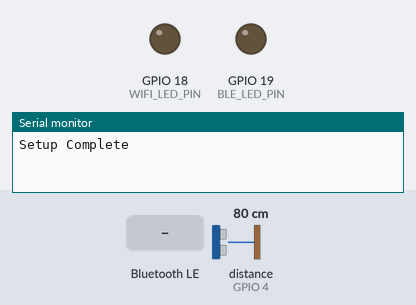
This sketch was run on a simulated ESP32. Shown: output pins drawn as LEDs (lit = HIGH), the last lines printed to the serial monitor. The inputs (shaded band) are chosen by the test bench; at power-on: distance to the obstacle (sensor on GPIO 4) 80 cm. The echo pulse lasts 58.3 µs per cm; nothing arrives over Bluetooth unless stated; a phone connects over Bluetooth LE 3 s after start; not simulated (calls return 0 or success): Secrets.h.

Above: at 1.2 s.
1.3 s: Bluetooth LE write "1" received
At 4.5 s:
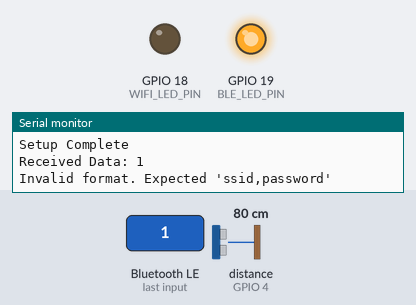
Timing chart, 0 to 6.0 s (numbered marks = the images above; inputs shaded):
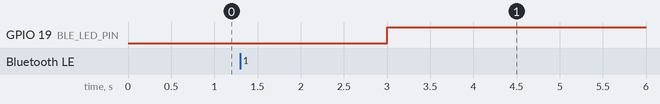

The sketch:

distance.ino
```cpp
#include <Arduino.h>
#include <BLEDevice.h>
#include <BLEUtils.h>
#include <BLEServer.h>
#include <WiFi.h>
#include <HTTPClient.h>
#include <EEPROM.h>
#include <Secrets.h>
#include <EEPROMUtils.h>
#include <WiFiManager.h>
#include <UltrasonicSensor.h>
#include <LED.h>
#include <SettingService.h>
#include <DistanceService.h>
#include <BLEServerSetup.h>

#define DEVICE_UUID "2344fd60-1f17-4c1a-8e92-2f67a313fd9a"
#define DEVICE_TYPE "DIST"

#define TRIG_PIN 2
#define ECHO_PIN 4
#define WIFI_LED_PIN 18
#define BLE_LED_PIN 19
#define DEFAULT_CALIBRATION 198.f

WiFiManager *wifiManager;
UltrasonicSensor *ultrasonicSensor;
LED *wifiLED;
LED *bleLED;
extern BLEServer *pServer;
extern BLECharacteristic *distanceCharacteristic;
extern bool client_is_connected;

unsigned long lastDistanceNotifyTime = 0;
const unsigned long distanceNotifyInterval = 500;

void setup()
{
    Serial.begin(115200);
    wifiLED = new LED(WIFI_LED_PIN);
    bleLED = new LED(BLE_LED_PIN);
    wifiManager = new WiFiManager(wifiConnectionCharacteristic, wifiLED);
    ultrasonicSensor = new UltrasonicSensor(TRIG_PIN, ECHO_PIN);
    setUpBLEServer(DEVICE_UUID, DEVICE_TYPE, bleLED);
    setUpSettingService(pServer, wifiManager, DEVICE_UUID, DEVICE_TYPE);
    setUpDistanceService(pServer, ultrasonicSensor);
    startAdvertisement();
    Serial.println("Setup Complete");
}

void loop()
{
    unsigned long currentTime = millis();
    if (client_is_connected)
    {
        if (currentTime - lastDistanceNotifyTime >= distanceNotifyInterval)
        {
            lastDistanceNotifyTime = currentTime;
            notifyDistance();
        }
    }
}

void notifyDistance()
{
    distanceCharacteristic->setValue(String(ultrasonicSensor->getDistance()));
    distanceCharacteristic->notify();
}
```
